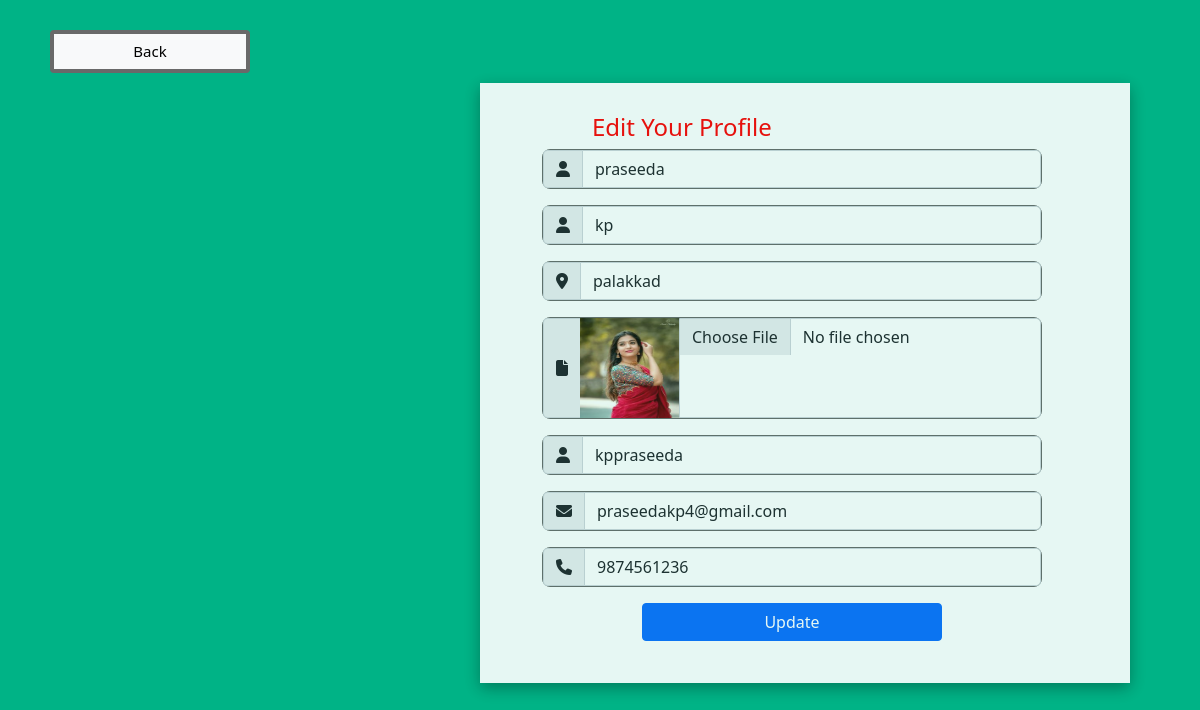
The app's page /main_app/customeredit/1 with its own data.
### main_app/models.py (models this page shows, shortened)
class customerregmodel(models.Model):
    fname=models.CharField(max_length=50)
    lname=models.CharField(max_length=50)
    state=models.CharField(max_length=50)
    image=models.FileField(upload_to='main_app/static')
    uname=models.CharField(max_length=50)
    passw=models.CharField(max_length=50)
    email=models.EmailField()
    phone=models.IntegerField()

### main_app/views.py (the view, shortened to what this page needs)
# urls.py: path('customeredit/<int:id>',customeredit),
def customeredit(request,id):
    a=customerregmodel.objects.get(id=id)
    img=str(a.image).split('/')[-1]
    return render(request,'customeredit.html',{'a':a,'img':img})

### main_app/templates/customeredit.html (shortened to what this page needs)
<!DOCTYPE html>
{% load static %}
<html lang="en">
<head>
    <link href="https://cdn.jsdelivr.net/npm/bootstrap@5.0.2/dist/css/bootstrap.min.css" rel="stylesheet">
</head>
<body>
 <div class="bu">
     <a href="http://127.0.0.1:8000/main_app/customerprofile/" class="btn btn-light">Back</a>
 </div>
<div class="ed">
    <div class="container">
        <div class="row">
            <div class="col-6">
                 <h4>Edit Your Profile</h4>
                <form method="post" enctype="multipart/form-data">{% csrf_token %}
                        <div class="input-group mb-3">
                          <span class="input-group-text" id="basic-addon1"><i class="fa-solid fa-user"></i></span>
                          <input type="text" name="finame" class="form-control" placeholder="First Name" value="{{a.fname}}" aria-label="firstname" aria-describedby="basic-addon1">
                        </div>
                        <div class="input-group mb-3">
                            <span class="input-group-text" id="basic-addon1"><i class="fa-solid fa-user"></i></span>
                            <input type="text" name="laname" class="form-control" placeholder="Last Name" value="{{a.lname}}" aria-label="lastname" aria-describedby="basic-addon1">
                        </div>
                        <div class="input-group mb-3">
                            <span class="input-group-text" id="basic-addon1"><i class="fa-solid fa-location-dot"></i></span>
                            <input type="text" name="state" class="form-control" placeholder="City/State" value="{{a.state}}" aria-label="state" aria-describedby="basic-addon1">
                        </div>
                         <div class="input-group mb-3">
                            <span class="input-group-text" id="basic-addon1"><i class="fa-solid fa-file"></i></span>
                             <img src="{% static img %}" height="100px" width="100px;">
                            <input type="file" name="image" class="form-control" placeholder="Upload Image" value="{{a.image}}" aria-label="image" aria-describedby="basic-addon1">
                        </div>
                        <div class="input-group mb-3">
                            <span class="input-group-text" id="basic-addon1"><i class="fa-solid fa-user"></i></span>
                            <input type="text" name="uname" class="form-control" placeholder="Username" value="{{a.uname}}" aria-label="Username" aria-describedby="basic-addon1">
                        </div>
                        <div class="input-group mb-3">
                            <span class="input-group-text" id="basic-addon1"><i class="fa-solid fa-envelope"></i></span>
                            <input type="email" name="email" class="form-control" placeholder="Email" value="{{a.email}}" aria-label="email" aria-describedby="basic-addon1">
                        </div>
                        <div class="input-group mb-3">
                            <span class="input-group-text" id="basic-addon1"><i class="fa-solid fa-phone"></i></span>
                            <input type="number" name="phone" class="form-control" placeholder="Phone" value="{{a.phone}}" aria-label="phone" aria-describedby="basic-addon1">
                        </div>
                        <button type="submit" class="btn btn-primary">Update</button>
                </form>
            </div>
        </div>
    </div>
</div>
</body>
</html>

### main_app/templates/customeredit.html (style rules this page uses)
* { padding:0px; margin:0px; box:border-box; }
body { background-color:#00b386; }
.ed { height:600px; width:650px; margin-left:480px; background-color:white; opacity:0.9; box-shadow: rgba(0, 0, 0, 0.35) 0px 5px 15px; }
.btn { width:300px; margin-left:150px; }
.input-group { width:500px; border:1px solid dimgrey; border-radius:8px; margin-left:50px; }
h4 { margin-left:100px; color:red; margin-top:30px; }
form { width:650px; height:400px; }
.bu .btn { margin-left:50px; width:200px; border:4px solid dimgrey; font-size:15px; margin-bottom:10px; margin-top:30px; }

### records on screen
customerregmodel: finame "praseeda", laname "kp", state "palakkad", uname "kppraseeda", email "praseedakp4@gmail.com", phone "9874561236"
